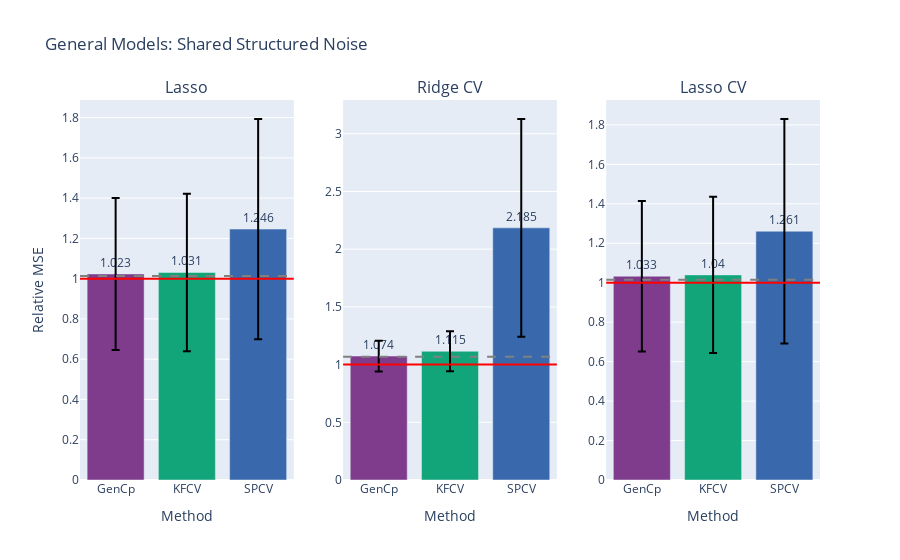

The cell this chart's notebook holds for it:
### Code cell
fig = gen_model_barplots(
    model_errs, 
    model_names, 
    est_names, 
    title="General Models: SSN", 
    has_elev_err=True,
    # err_bars=True,
    fig_name="gen_corr",
)
fig.show()

### Figure 1 — Plotly figure (JSON) as saved in the notebook; plotly's stock layout.template omitted (floating-point values rounded to 4 significant figures)
{"data": [{"error_y": {"array": [0.3772, 0.391, 0.5467], "color": "black", "type": "data"}, "marker": {"color": ["rgb(127, 60, 141)", "rgb(17, 165, 121)", "rgb(57, 105, 172)", "rgb(242, 183, 1)", "rgb(231, 63, 116)", "rgb(128, 186, 90)", "rgb(230, 131, 16)", "rgb(0, 134, 149)", "rgb(207, 28, 144)", "rgb(249, 123, 114)", "rgb(165, 170, 153)"]}, "text": [1.023, 1.031, 1.246], "textposition": "outside", "type": "bar", "x": ["GenCp", "KFCV", "SPCV"], "xaxis": "x", "y": [1.023, 1.031, 1.246], "yaxis": "y"}, {"error_y": {"array": [0.1328, 0.1727, 0.9431], "color": "black", "type": "data"}, "marker": {"color": ["rgb(127, 60, 141)", "rgb(17, 165, 121)", "rgb(57, 105, 172)", "rgb(242, 183, 1)", "rgb(231, 63, 116)", "rgb(128, 186, 90)", "rgb(230, 131, 16)", "rgb(0, 134, 149)", "rgb(207, 28, 144)", "rgb(249, 123, 114)", "rgb(165, 170, 153)"]}, "text": [1.074, 1.115, 2.185], "textposition": "outside", "type": "bar", "x": ["GenCp", "KFCV", "SPCV"], "xaxis": "x2", "y": [1.074, 1.115, 2.185], "yaxis": "y2"}, {"error_y": {"array": [0.3813, 0.3959, 0.5688], "color": "black", "type": "data"}, "marker": {"color": ["rgb(127, 60, 141)", "rgb(17, 165, 121)", "rgb(57, 105, 172)", "rgb(242, 183, 1)", "rgb(231, 63, 116)", "rgb(128, 186, 90)", "rgb(230, 131, 16)", "rgb(0, 134, 149)", "rgb(207, 28, 144)", "rgb(249, 123, 114)", "rgb(165, 170, 153)"]}, "text": [1.033, 1.04, 1.261], "textposition": "outside", "type": "bar", "x": ["GenCp", "KFCV", "SPCV"], "xaxis": "x3", "y": [1.033, 1.04, 1.261], "yaxis": "y3"}], "layout": {"annotations": [{"font": {"size": 16}, "showarrow": false, "text": "Lasso", "x": 0.1444, "xanchor": "center", "xref": "paper", "y": 1, "yanchor": "bottom", "yref": "paper"}, {"font": {"size": 16}, "showarrow": false, "text": "Ridge CV", "x": 0.5, "xanchor": "center", "xref": "paper", "y": 1, "yanchor": "bottom", "yref": "paper"}, {"font": {"size": 16}, "showarrow": false, "text": "Lasso CV", "x": 0.8556, "xanchor": "center", "xref": "paper", "y": 1, "yanchor": "bottom", "yref": "paper"}], "shapes": [{"line": {"color": "red"}, "type": "line", "x0": 0, "x1": 1, "xref": "x domain", "y0": 1, "y1": 1, "yref": "y"}, {"line": {"color": "grey", "dash": "dash"}, "type": "line", "x0": 0, "x1": 1, "xref": "x domain", "y0": 1.013, "y1": 1.013, "yref": "y"}, {"line": {"color": "red"}, "type": "line", "x0": 0, "x1": 1, "xref": "x2 domain", "y0": 1, "y1": 1, "yref": "y2"}, {"line": {"color": "grey", "dash": "dash"}, "type": "line", "x0": 0, "x1": 1, "xref": "x2 domain", "y0": 1.068, "y1": 1.068, "yref": "y2"}, {"line": {"color": "red"}, "type": "line", "x0": 0, "x1": 1, "xref": "x3 domain", "y0": 1, "y1": 1, "yref": "y3"}, {"line": {"color": "grey", "dash": "dash"}, "type": "line", "x0": 0, "x1": 1, "xref": "x3 domain", "y0": 1.015, "y1": 1.015, "yref": "y3"}], "showlegend": false, "title": {"text": "General Models: Shared Structured Noise"}, "xaxis": {"anchor": "y", "domain": [0, 0.2889], "title": {"text": "Method"}}, "xaxis2": {"anchor": "y2", "domain": [0.3556, 0.6444], "title": {"text": "Method"}}, "xaxis3": {"anchor": "y3", "domain": [0.7111, 1], "title": {"text": "Method"}}, "yaxis": {"anchor": "x", "domain": [0, 1], "title": {"text": "Relative MSE"}}, "yaxis2": {"anchor": "x2", "domain": [0, 1]}, "yaxis3": {"anchor": "x3", "domain": [0, 1]}}}
